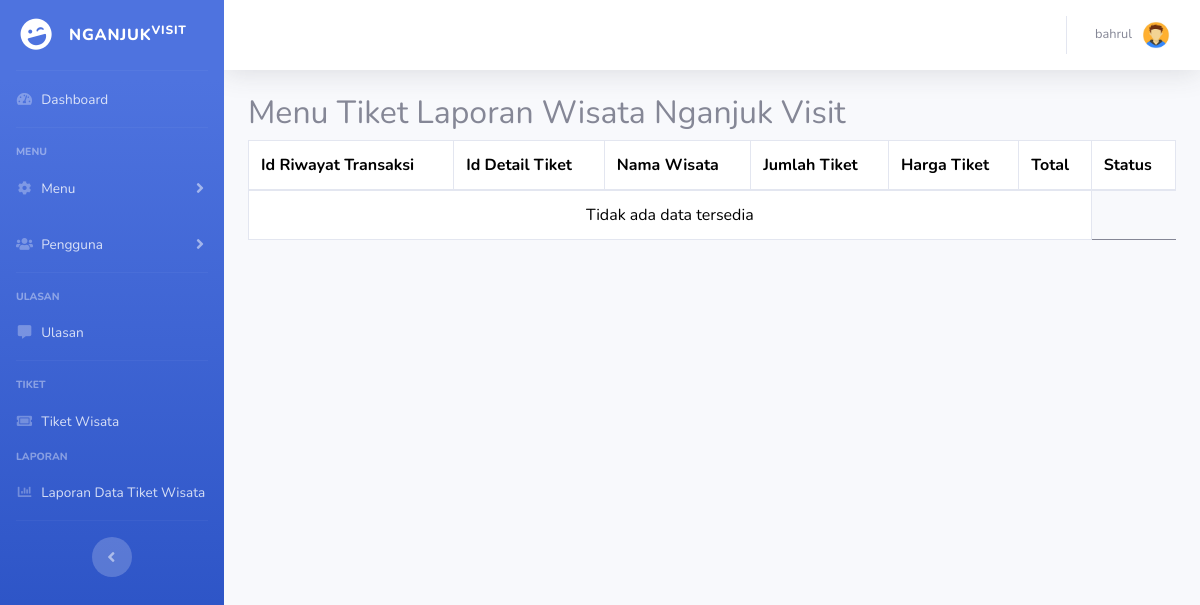
/admin/admin_laporan_tiket.php (signed in), run on an earlier commit of the app's database.
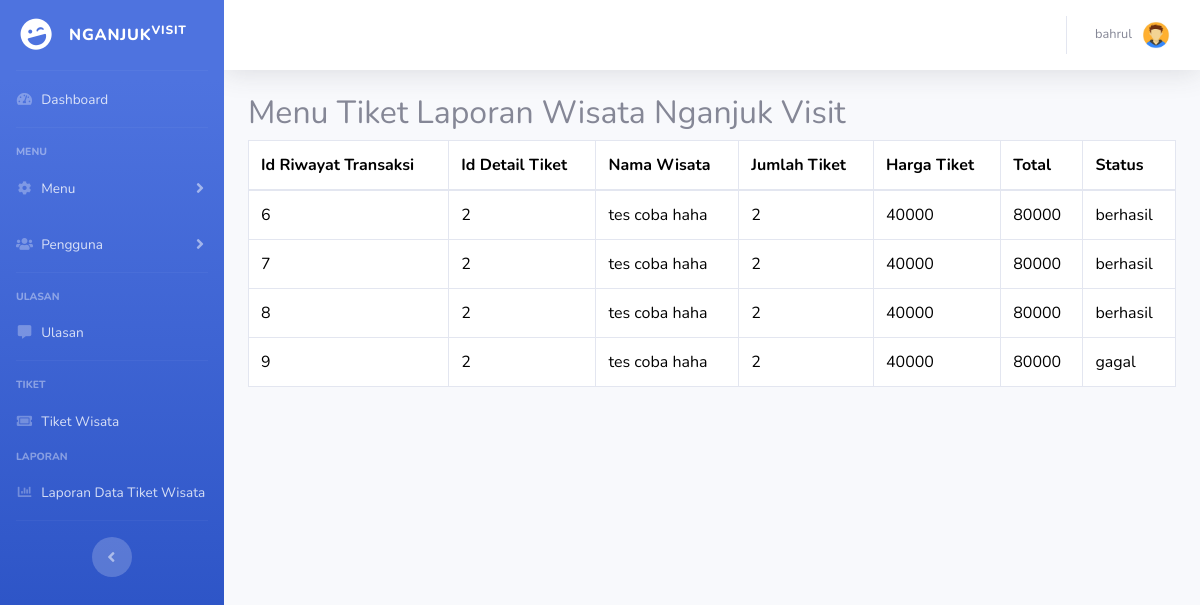
And on a later commit of the database.
### tables this page shows
CREATE TABLE `riwayat_transaksi_tiket_wisata` (
  `id_transaksi` int(12) NOT NULL,
  `id_detail_tiket` int(12) NOT NULL,
  `nama_wisata` varchar(200) NOT NULL,
  `jumlah_tiket` int(12) NOT NULL,
  `harga_tiket` int(12) NOT NULL,
  `total` int(12) NOT NULL,
  `status` enum('berhasil','gagal') NOT NULL
);

### admin/laporan_tiket.php (the view)
<?php
include("../koneksi.php");
$conn = $koneksi;
$sqlq = "SELECT * FROM riwayat_transaksi_tiket_wisata";
$stm = $conn->prepare($sqlq);
$stm->execute();
$result = $stm->get_result();
$riwayat = $result->fetch_all(MYSQLI_ASSOC);
?>
<div class="container-fluid mb-3">
    <h2>Menu Tiket Laporan Wisata Nganjuk Visit</h2>
    <div class="table-responsive">
        <table class="table table-bordered" id="dataTable" width="100%" cellspacing="0">
            <thead>
                <tr>
                    <th>Id Riwayat Transaksi</th>
                    <th>Id Detail Tiket</th>
                    <th>Nama Wisata</th>
                    <th>Jumlah Tiket</th>
                    <th>Harga Tiket</th>
                    <th>Total</th>
                    <th>Status</th>
                </tr>
            </thead>
            <tbody>
                <?php if ($riwayat): ?>
                    <?php foreach ($riwayat as $row): ?>
                        <tr>
                            <td><?php echo htmlspecialchars($row['id_transaksi']); ?></td>
                            <td><?php echo htmlspecialchars($row['id_detail_tiket']); ?></td>
                            <td><?php echo htmlspecialchars($row['nama_wisata']); ?></td>
                            <td><?php echo htmlspecialchars($row['jumlah_tiket']); ?></td>
                            <td><?php echo htmlspecialchars($row['harga_tiket']); ?></td>
                            <td><?php echo htmlspecialchars($row['total']); ?></td>
                            <td><?php echo htmlspecialchars($row['status']); ?></td>
                        </tr>
                    <?php endforeach; ?>
                <?php else: ?>
                    <tr>
                        <td colspan="6" class="text-center">Tidak ada data tersedia</td>
                    </tr>
                <?php endif; ?>
            </tbody>
        </table>
    </div>
</div>

### admin/admin_laporan_tiket.php (shortened to what this page needs)
<!DOCTYPE html>
<html lang="en">
<head>
    <link rel="stylesheet" href="../bootstrap/css/bootstrap.css">
    <link href="../vendor/fontawesome-free/css/all.min.css" rel="stylesheet" type="text/css">
    <link href="../vendor/css/sb-admin-2.min.css" rel="stylesheet">
</head>
<body id="page-top">
    <div id="wrapper">
        <?php include("sidebar.php"); ?>
        <div id="content-wrapper" class="d-flex flex-column">
            <div id="content">
                <?php include("nav.php"); ?>
                <?php include("laporan_tiket.php"); ?>
            </div>
        </div>
    </div>
</body>
</html>

### admin/sidebar.php (shortened to what this page needs)
<ul class="navbar-nav bg-gradient-primary sidebar sidebar-dark accordion" id="accordionSidebar">
    <a class="sidebar-brand d-flex align-items-center justify-content-center" href="index.php">
        <div class="sidebar-brand-icon rotate-n-15">
            <i class="fas fa-laugh-wink"></i>
        </div>
        <div class="sidebar-brand-text mx-3">Nganjuk<sup>Visit</sup></div>
    </a>
    <hr class="sidebar-divider my-0">
    <li class="nav-item">
        <a class="nav-link" href="index.php">
            <i class="fas fa-fw fa-tachometer-alt"></i>
            <span>Dashboard</span></a>
    </li>
    <hr class="sidebar-divider">
    <div class="sidebar-heading">
        Menu
    </div>
    <li class="nav-item">
        <a class="nav-link collapsed" href="#" data-toggle="collapse" data-target="#collapseTwo"
            aria-expanded="true" aria-controls="collapseTwo">
            <i class="fas fa-fw fa-cog"></i>
            <span>Menu</span>
        </a>
    </li>
    <li class="nav-item">
        <a class="nav-link collapsed" href="#" data-toggle="collapse" data-target="#collapseUtilities"
            aria-expanded="true" aria-controls="collapseUtilities">
            <i class="fas fa-fw fa-users"></i>
            <span>Pengguna</span>
        </a>
    </li>
    <hr class="sidebar-divider">
    <div class="sidebar-heading">
        Ulasan
    </div>
    <li class="nav-item">
        <a class="nav-link" href="admin_ulasan.php">
            <i class="fas fa-fw fa-comment-alt"></i>
            <span>Ulasan</span></a>
    </li>
    <hr class="sidebar-divider">
    <div class="sidebar-heading">
        Tiket
    </div>
    <li class="nav-item">
        <a class="nav-link" href="admin_boking_tiket.php">
            <i class="fas fa-fw fa-ticket-alt"></i>
            <span>Tiket Wisata</span></a>
    </li>
    <div class="sidebar-heading">
        Laporan
    </div>
    <li class="nav-item">
        <a class="nav-link" href="admin_laporan_tiket.php">
            <i class="fas fa-fw fa-chart-bar"></i>
            <span>Laporan Data Tiket Wisata</span></a>
    </li>
    <hr class="sidebar-divider d-none d-md-block">
    <div class="text-center d-none d-md-inline">
        <button class="rounded-circle border-0" id="sidebarToggle"></button>
    </div>
</ul>

### admin/nav.php (shortened to what this page needs)
<?php
include("../koneksi.php");
$conn = $koneksi;
$id_user = $_SESSION['user_id'];
$sql = "SELECT gambar FROM user WHERE id_user = ?";
$stmt = $conn->prepare($sql);
$stmt->bind_param("i", $id_user);
$stmt->execute();
$result = $stmt->get_result();
$user = $result->fetch_assoc();
$gambar_profil = !empty($user['gambar']) ? "../public/gambar/" . $user['gambar'] : "../public/gambar/avatar_profile.jpg";
$gambar_profil .= '?v=' . time();
?>
<nav class="navbar navbar-expand navbar-light bg-white topbar mb-4 static-top shadow">
    <ul class="navbar-nav ml-auto">
        <li class="nav-item dropdown no-arrow">
            <a class="nav-link dropdown-toggle" href="#" id="userDropdown" role="button"
                data-toggle="dropdown" aria-haspopup="true" aria-expanded="false">
                <span class="mr-2 d-none d-lg-inline text-gray-600 small"><?= htmlspecialchars($_SESSION['nama']); ?></span>
                <img id="profileNavImage" class="img-profile rounded-circle" src="<?= htmlspecialchars($gambar_profil); ?>" alt="Foto Profil">
            </a>
        </li>
    </ul>
</nav>

What changed in the data, as far as the page shows it:
added riwayat_transaksi_tiket_wisata: id_transaksi "6", id_detail_tiket "2", nama_wisata "tes coba haha", jumlah_tiket "2", harga_tiket "40000", total "80000", status "berhasil"
added riwayat_transaksi_tiket_wisata: id_transaksi "7", id_detail_tiket "2", nama_wisata "tes coba haha", jumlah_tiket "2", harga_tiket "40000", total "80000", status "berhasil"
added riwayat_transaksi_tiket_wisata: id_transaksi "8", id_detail_tiket "2", nama_wisata "tes coba haha", jumlah_tiket "2", harga_tiket "40000", total "80000", status "berhasil"
added riwayat_transaksi_tiket_wisata: id_transaksi "9", id_detail_tiket "2", nama_wisata "tes coba haha", jumlah_tiket "2", harga_tiket "40000", total "80000", status "gagal"
Also different on the page:
text no longer shown: "Tidak ada data tersedia"
